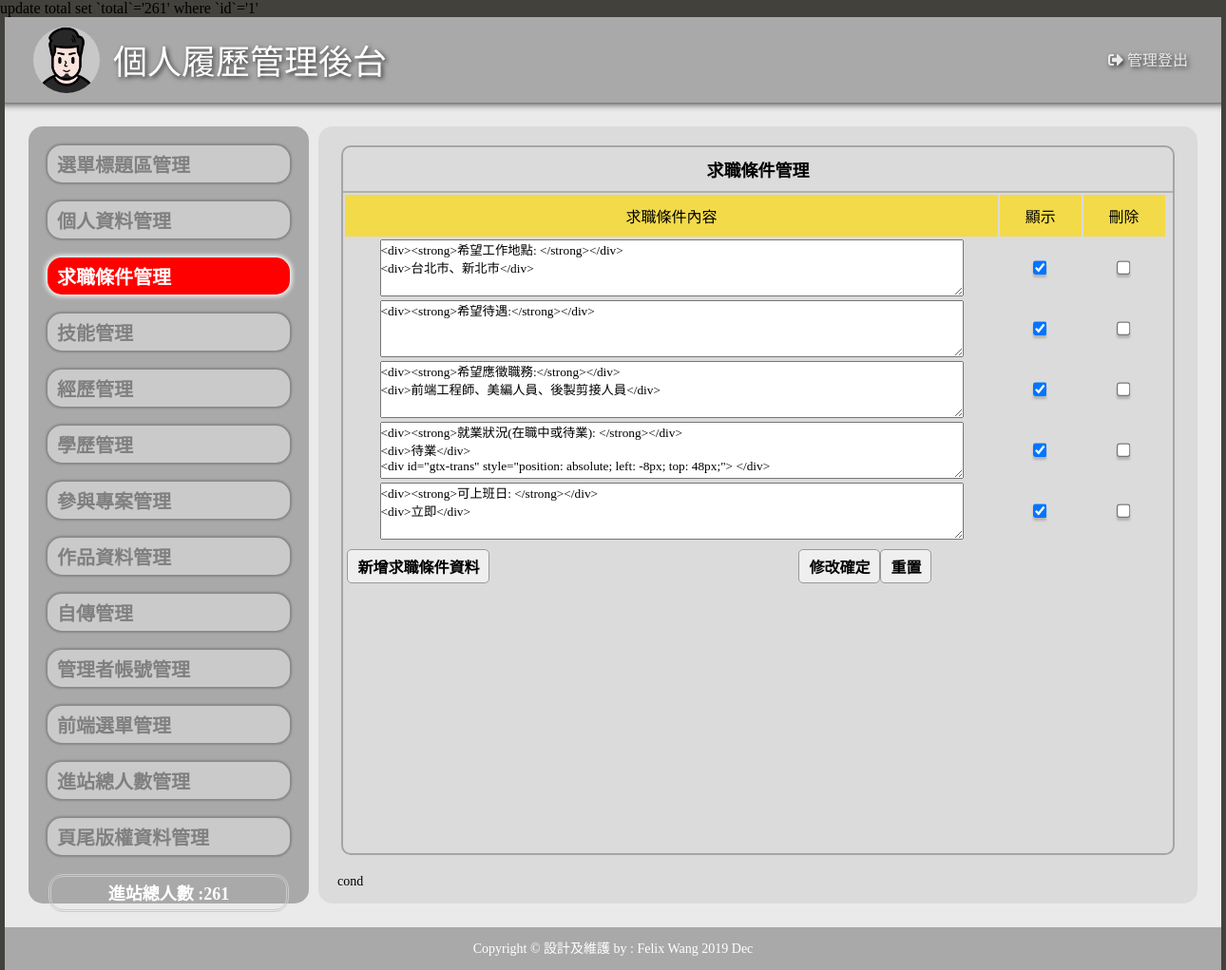
The page /admin.php?do=cond on the database its author committed.
### tables this page shows
CREATE TABLE `cond` (
  `id` int(5) UNSIGNED NOT NULL,
  `file` text NOT NULL,
  `text` text NOT NULL,
  `sh` int(1) NOT NULL DEFAULT 1
);

CREATE TABLE `bottom` (
  `id` int(5) UNSIGNED NOT NULL,
  `bottom` text NOT NULL
);

### base.php (called while the page is built, shortened)
<?php
$dsn="mysql:host=localhost;charset=utf8;dbname=resume";
$pdo=new PDO($dsn,"root","");
function find($table,...$arg){
  global $pdo;
  $sql="select * from $table where ";
  if(is_array($arg[0])){
    foreach($arg[0] as $key => $value){
      $tmp[]=sprintf("`%s`='%s'",$key,$value);
    }
    $sql=$sql . implode(" && ",$tmp);
  }else{
    $sql=$sql . " `id`='".$arg[0]."'";
  }
  return $pdo->query($sql)->fetch(PDO::FETCH_ASSOC);
}
function all($table,...$arg){
  global $pdo;
  $sql="select * from $table";
  return $pdo->query($sql)->fetchAll();
}
?>

### admin/cond.php (the view, shortened to what this page needs)
<?php
include_once "./base.php";
 $useTable="cond";
?>
<head>
</head>
<div class="frame">
  <p class="t cent botli">求職條件管理</p>
  <form method="post" action="./api/edit.php">
    <table width="100%">
      <tbody>
        <tr class="yel">
          <td width="80%">求職條件內容</td>
          <td width="10%">顯示</td>
          <td width="10%">刪除</td>
        </tr>
        <?php
        $rows=all($useTable);
        foreach($rows as $r){
        ?>
        <tr class="cent">
          <td>
            <textarea name="text[]" style="width:90%;height:60px"><?=$r['text'];?></textarea>
          </td>
          <td>
            <input type="checkbox" name="sh[]" value="<?=$r['id'];?>" <?=($r['sh']==1)?"checked":"";?>>
          </td>
          <td>
            <input type="checkbox" name="del[]" value="<?=$r['id'];?>">
          </td>
          <td>
          </td>
        </tr>
        <?php
        }
        ?>
      </tbody>
    </table>
    <table style="margin-top:0px; width:73%; margin-left:0px">
      <tbody>
      <tr class="just3">
          <td >
            <input type="button"
                   onclick="op('#cover','#cvr','./view/<?=$useTable;?>.php?table=<?=$useTable;?>')"
                   value="新增求職條件資料">
          </td>
          <td class="cent"><input type="submit" value="修改確定"><input type="reset" value="重置"></td>
        </tr>
      </tbody>
    </table>
  </form>
</div>

### footer.php
<div >
    <span ><?=find("bottom",1)['bottom'];?></span>
</div>

### css/style.css (style rules this page uses)
* { margin:0; padding:0; box-sizing: border-box; font-family: "Microsoft Jhenghei"; }
body { background: #42413c; z-index: -1; }
.frame { width:99%; height:96%; margin:auto; margin-bottom: 20px; overflow:auto; border:rgb(165, 165, 165) 2px solid; border-radius: 10px; position:relative; }
input[type=checkbox],input[type=radio] { outline: none; filter: drop-shadow(0px 3px 1px rgb(178, 178, 178)); zoom: 1.2; cursor: pointer; }
table tr { padding-top:0px; }
table td { margin-top:0px; padding:0px 2px; }
.just input, textarea { width:250px; }
.just2 input[type="text"],input[type="date"], textarea { width:250px; }
.just3 { margin:auto; vertical-align: middle; font-size: 18px; font-weight: 600; color: #69675c; }
.just3 td:nth-child(odd) { width:25% ; text-align: justify; text-justify:distribute-all-lines; text-align-last:justify; }
.just3 td:nth-child(even) { width:75% ; }

### css/css.css (style rules this page uses)
body { padding:0px; margin:0px; }
.t { font-weight:800; display:block; font-size: 18px; text-align:center; padding:10px 1px 10px 1px; }
.botli { border-bottom:rgba(165, 165, 165,0.8) 2px solid; }
.cent { text-align:center; }
input { border:#999 1px solid; border-radius:5px; background:#EFEFEF; padding:5px 10px; font-weight: 600; font-size: 16px; margin:5px 0; cursor: pointer; outline: none; }
textarea { margin:1px; }
.yel td { background:#F3DA49; text-align:center; height: 20px; padding: 10px; }

### rows shown on the page
cond: text "<div><strong>希望工作地點: </strong></div> <div>台北市、新北市</div>", sh "☑"
cond: text "<div><strong>希望待遇:</strong></div>", sh "☑"
cond: text "<div><strong>希望應徵職務:</strong></div> <div>前端工程師、美編人員、後製剪接人員</div>", sh "☑"
cond: text "<div><strong>就業狀況(在職中或待業): </strong></div> <div>待業</div> <div id=\"gtx-trans\" style=\"position: absolute; left: -8px; top: 48px;\"> </div>", sh "☑"
cond: text "<div><strong>可上班日: </strong></div> <div>立即</div>", sh "☑"
bottom: bottom "Copyright © 設計及維護 by : Felix Wang 2019 Dec"

### other values the page prints
$_SESSION['total'] "261"
$do "cond"
